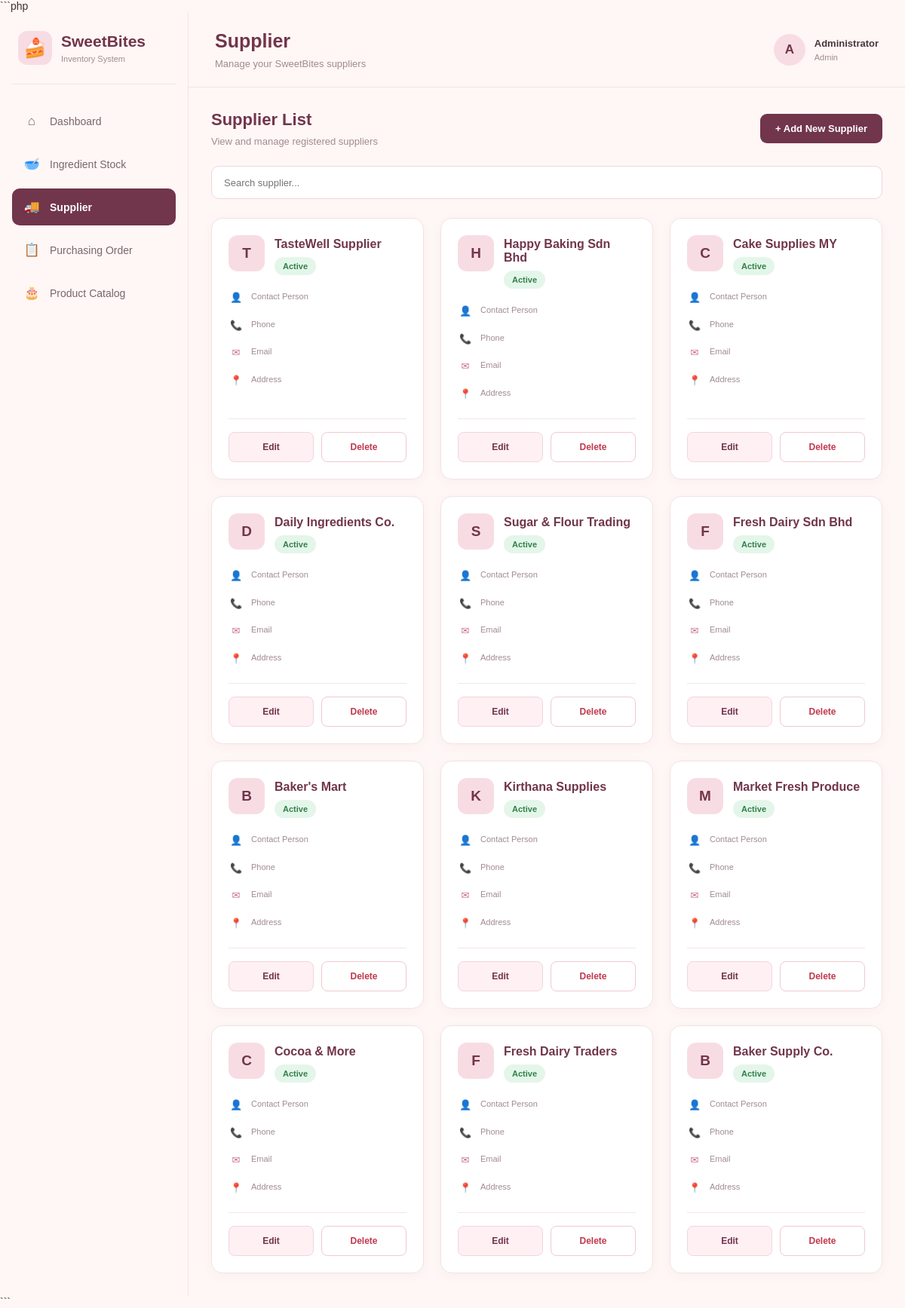
Screenshot of /supplier.php with the database file from the repository.
### tables this page shows
CREATE TABLE IF NOT EXISTS supplier (
  supplier_id INT UNSIGNED NOT NULL AUTO_INCREMENT,
  supplier_name VARCHAR(100) NOT NULL,
  contact_person VARCHAR(100) DEFAULT NULL,
  phone VARCHAR(20) DEFAULT NULL,
  email VARCHAR(100) DEFAULT NULL,
  address TEXT DEFAULT NULL,
  status ENUM('Active', 'Inactive') NOT NULL DEFAULT 'Active',
  created_at TIMESTAMP NOT NULL DEFAULT CURRENT_TIMESTAMP,
  PRIMARY KEY (supplier_id)
);

### supplier.php (the view, shortened to what this page needs)
<?php
include "db.php";
$sql = "SELECT * FROM supplier ORDER BY supplier_id DESC";
$result = $conn->query($sql);
?>
<!DOCTYPE html>
<html lang="en">
<head>
    <link rel="stylesheet" href="style.css">
</head>
<body>
<div class="dashboard">
    <aside class="sidebar">
        <div class="logo">
            <div class="logo-icon">🍰</div>
            <div>
                <h2>SweetBites</h2>
                <p>Inventory System</p>
            </div>
        </div>
        <nav>
            <a href="#" class="nav-item">
                <span>⌂</span>
                Dashboard
            </a>
            <a href="#" class="nav-item">
                <span>🥣</span>
                Ingredient Stock
            </a>
            <a href="supplier.php" class="nav-item active">
                <span>🚚</span>
                Supplier
            </a>
            <a href="#" class="nav-item">
                <span>📋</span>
                Purchasing Order
            </a>
            <a href="#" class="nav-item">
                <span>🎂</span>
                Product Catalog
            </a>
        </nav>
    </aside>
    <main class="main-content">
        <header class="topbar">
            <div>
                <h1>Supplier</h1>
                <p>Manage your SweetBites suppliers</p>
            </div>
            <div class="admin-profile">
                <div class="profile-circle">A</div>
                <div>
                    <strong>Administrator</strong>
                    <small>Admin</small>
                </div>
            </div>
        </header>
        <section class="content">
            <div class="page-header">
                <div>
                    <h2>Supplier List</h2>
                    <p>View and manage registered suppliers</p>
                </div>
                <a href="add_supplier.php" class="add-button">
                    + Add New Supplier
                </a>
            </div>
            <div class="search-container">
                <input
                    type="text"
                    id="searchInput"
                    class="search-input"
                    placeholder="Search supplier..."
                    onkeyup="searchSupplier()"
                >
            </div>
            <div class="supplier-grid">
                <?php if ($result && $result->num_rows > 0) { ?>
                    <?php while ($row = $result->fetch_assoc()) { ?>
                        <div class="supplier-card">
                            <div class="card-header">
                                <div class="supplier-avatar">
                                    <?php
                                    echo strtoupper(
                                        substr($row['supplier_name'], 0, 1)
                                    );
                                    ?>
                                </div>
                                <div class="card-header-info">
                                    <h3 class="supplier-name">
                                        <?php
                                        echo htmlspecialchars(
                                            $row['supplier_name'],
                                            ENT_QUOTES,
                                            'UTF-8'
                                        );
                                        ?>
                                    </h3>
                                    <span class="status-badge <?php
                                        echo strtolower($row['status']) === 'active'
                                            ? 'active'
                                            : 'inactive';
                                    ?>">
                                        <?php
                                        echo htmlspecialchars(
                                            $row['status'] ?? '',
                                            ENT_QUOTES,
                                            'UTF-8'
                                        );
                                        ?>
                                    </span>
                                </div>
                            </div>
                            <div class="supplier-details">
                                <div class="supplier-detail">
                                    <span class="detail-icon">👤</span>
                                    <div>
                                        <span class="detail-label">
                                            Contact Person
                                        </span>
                                    </div>
                                </div>
                                <div class="supplier-detail">
                                    <span class="detail-icon">📞</span>
                                    <div>
                                        <span class="detail-label">
                                            Phone
                                        </span>
                                    </div>
                                </div>
                                <div class="supplier-detail">
                                    <span class="detail-icon">✉</span>
                                    <div>
                                        <span class="detail-label">
                                            Email
                                        </span>
                                    </div>
                                </div>
                                <div class="supplier-detail">
                                    <span class="detail-icon">📍</span>
                                    <div>
                                        <span class="detail-label">
                                            Address
                                        </span>
                                    </div>
                                </div>
                            </div>
                            <div class="card-actions">
                                <a
                                    href="edit_supplier.php?id=<?php
                                        echo (int) $row['supplier_id'];
                                    ?>"
                                    class="edit-button"
                                >
                                    Edit
                                </a>
                                <a
                                    href="delete_supplier.php?id=<?php
                                        echo (int) $row['supplier_id'];
                                    ?>"
                                    class="delete-button"
                                >
                                    Delete
                                </a>
                            </div>
                        </div>
                    <?php } ?>
                <?php } ?>
            </div>
        </section>
    </main>
</div>
</body>
</html>

### rows the page displays
supplier: supplier_name "T", supplier_name "TasteWell Supplier", status "Active"
supplier: supplier_name "H", supplier_name "Happy Baking Sdn Bhd", status "Active"
supplier: supplier_name "C", supplier_name "Cake Supplies MY", status "Active"
supplier: supplier_name "D", supplier_name "Daily Ingredients Co.", status "Active"
supplier: supplier_name "S", supplier_name "Sugar & Flour Trading", status "Active"
supplier: supplier_name "F", supplier_name "Fresh Dairy Sdn Bhd", status "Active"
supplier: supplier_name "B", supplier_name "Baker's Mart", status "Active"
supplier: supplier_name "K", supplier_name "Kirthana Supplies", status "Active"
supplier: supplier_name "M", supplier_name "Market Fresh Produce", status "Active"
supplier: supplier_name "C", supplier_name "Cocoa & More", status "Active"
supplier: supplier_name "F", supplier_name "Fresh Dairy Traders", status "Active"
supplier: supplier_name "B", supplier_name "Baker Supply Co.", status "Active"
